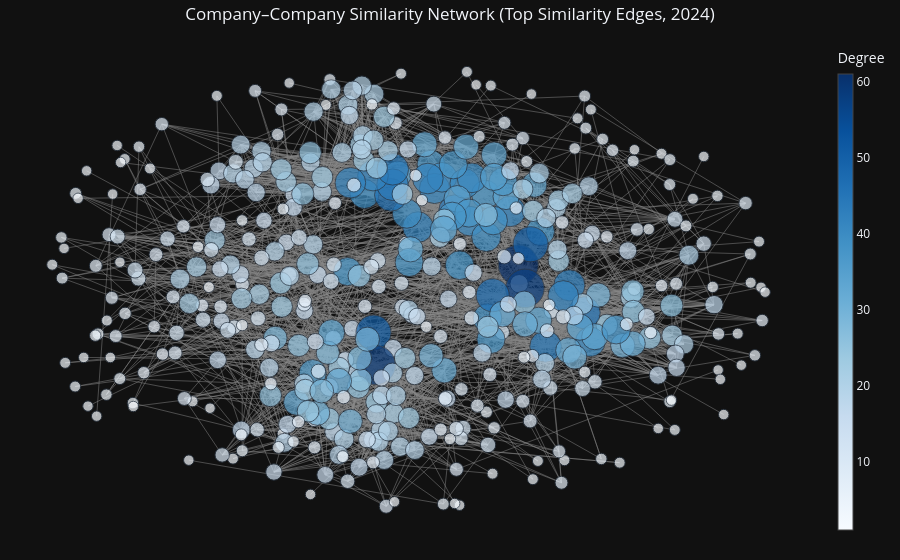

Notebook code for this chart:
### Markdown cell above
### 12.2 Company–Company Similarity Network (Top Similarity Edges, 2024)

### Code cell
if H_cc.number_of_nodes() > 0:
    # Layout positions from NetworkX
    pos = nx.spring_layout(H_cc, seed=42, k=0.4)

    # --- Build edge traces ---
    edge_x = []
    edge_y = []
    edge_weights = []
    edge_text = []

    for u, v, d in H_cc.edges(data=True):
        x0, y0 = pos[u]
        x1, y1 = pos[v]
        edge_x += [x0, x1, None]
        edge_y += [y0, y1, None]
        edge_weights.append(d["weight"])
        edge_text.append(f"{G.nodes[u]['label']} ↔ {G.nodes[v]['label']}<br>weight={d['weight']:.4f}")

    edge_trace = go.Scatter(
        x=edge_x,
        y=edge_y,
        line=dict(width=0.5, color="#888"),
        hoverinfo="none",
        mode="lines",
        name="Similarity"
    )

    # Optional: separate edge hover markers at midpoints
    edge_mid_x = []
    edge_mid_y = []
    for u, v, d in H_cc.edges(data=True):
        x0, y0 = pos[u]
        x1, y1 = pos[v]
        edge_mid_x.append((x0 + x1) / 2)
        edge_mid_y.append((y0 + y1) / 2)

    edge_hover_trace = go.Scatter(
        x=edge_mid_x,
        y=edge_mid_y,
        mode="markers",
        hoverinfo="text",
        marker=dict(size=5, color="rgba(0,0,0,0)"),  # invisible markers
        text=edge_text,
        name="Edge info"
    )

    # --- Build node trace ---
    degrees = dict(H_cc.degree())
    max_deg = max(degrees.values()) if degrees else 1

    node_x = []
    node_y = []
    node_size = []
    node_text = []

    for n in H_cc.nodes():
        x, y = pos[n]
        node_x.append(x)
        node_y.append(y)
        # Node size scaled by degree
        node_size.append(10 + 30 * (degrees[n] / max_deg))
        label = G.nodes[n]["label"]
        node_text.append(
            f"{label}<br>symbol={n}"
            f"<br>degree={degrees[n]}"
        )

    node_trace = go.Scatter(
        x=node_x,
        y=node_y,
        mode="markers",
        hoverinfo="text",
        text=node_text,
        marker=dict(
            showscale=True,
            colorscale="Blues",
            reversescale=False,
            color=[degrees[n] for n in H_cc.nodes()],
            size=node_size,
            colorbar=dict(
                thickness=15,
                title="Degree",
                xanchor="left",

            ),
            line_width=1
        ),
        name="Companies"
    )

    fig = go.Figure(
        data=[edge_trace, edge_hover_trace, node_trace],
        layout=go.Layout(
            title="Company–Company Similarity Network (Top Similarity Edges, 2024)",
            title_x=0.5,
            showlegend=False,
            hovermode="closest",
            margin=dict(b=20, l=5, r=5, t=40),
            xaxis=dict(showgrid=False, zeroline=False, showticklabels=False),
            yaxis=dict(showgrid=False, zeroline=False, showticklabels=False),
        )
    )

    fig.show()
else:
    print("No edges in the thresholded company-company graph to plot.")

### Figure 1 — Plotly figure (JSON) as saved in the notebook; plotly's stock layout.template omitted (floating-point values rounded to 4 significant figures; data arrays with more than 128 entries replaced by an {"elided": "..."} marker saying what was removed)
{"data": [{"hoverinfo": "none", "line": {"color": "#888", "width": 0.5}, "mode": "lines", "name": "Similarity", "x": {"elided": "10299 float values"}, "y": {"elided": "10299 float values"}, "type": "scatter"}, {"hoverinfo": "text", "marker": {"color": "rgba(0,0,0,0)", "size": 5}, "mode": "markers", "name": "Edge info", "text": {"elided": "3433 str values"}, "x": {"elided": "3433 float values"}, "y": {"elided": "3433 float values"}, "type": "scatter"}, {"hoverinfo": "text", "marker": {"color": {"elided": "447 int values"}, "colorbar": {"thickness": 15, "title": {"text": "Degree"}, "xanchor": "left"}, "colorscale": [[0.0, "rgb(247,251,255)"], [0.125, "rgb(222,235,247)"], [0.25, "rgb(198,219,239)"], [0.375, "rgb(158,202,225)"], [0.5, "rgb(107,174,214)"], [0.625, "rgb(66,146,198)"], [0.75, "rgb(33,113,181)"], [0.875, "rgb(8,81,156)"], [1.0, "rgb(8,48,107)"]], "line": {"width": 1}, "reversescale": false, "showscale": true, "size": {"elided": "447 float values"}}, "mode": "markers", "name": "Companies", "text": {"elided": "447 str values"}, "x": {"elided": "447 float values"}, "y": {"elided": "447 float values"}, "type": "scatter"}], "layout": {"hovermode": "closest", "margin": {"b": 20, "l": 5, "r": 5, "t": 40}, "showlegend": false, "title": {"text": "Company–Company Similarity Network (Top Similarity Edges, 2024)", "x": 0.5}, "xaxis": {"showgrid": false, "showticklabels": false, "zeroline": false}, "yaxis": {"showgrid": false, "showticklabels": false, "zeroline": false}}}
